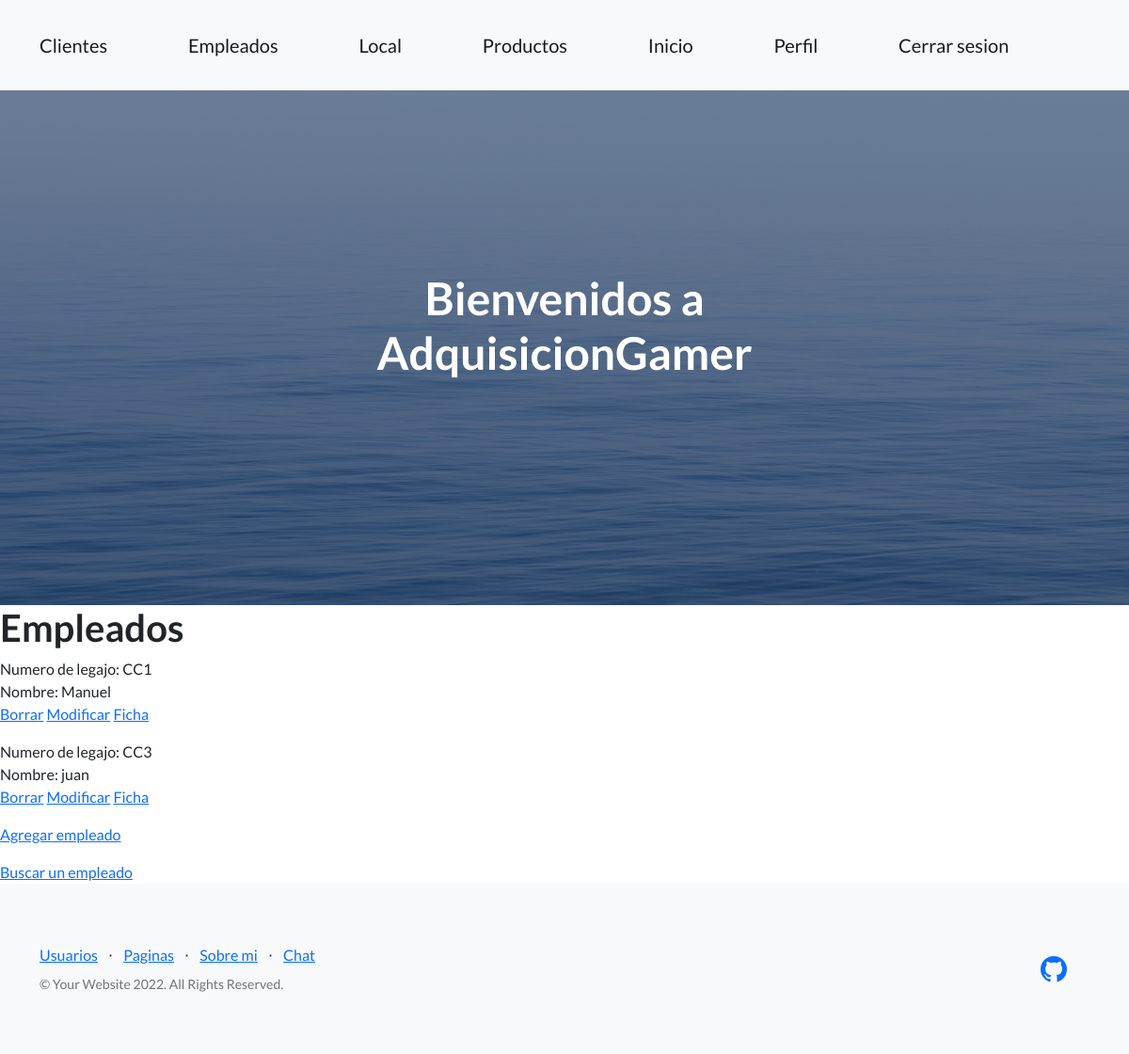
The app's page /Appfinal/empleado/ (signed in) with its own data.
### Appfinal/models.py (models this page shows, shortened)
class empleado(models.Model):
    nombre_empleado = models.CharField(max_length=40)
    email = models.EmailField()
    puesto = models.CharField(max_length=40)
    fecha_de_contratacion = models.DateTimeField(auto_now_add=True)

### Appfinal/views.py (the view)
# urls.py: path('empleado/', views.Lista_empleados.as_view(), name="empleadoInicio"),
class Lista_empleados(LoginRequiredMixin, ListView):
    model = empleado
    template_name = 'Appfinal/empleado_lista.html'

### Appfinal/templates/Appfinal/empleado_lista.html
{% extends "Appfinal/template_logueado.html" %}
{% load static %}
{% block B %}
    <h1> Empleados </h1>
    {% for a in object_list %}
        <p>
            Numero de legajo: CC{{a.id}} <br>
            Nombre: {{a.nombre_empleado}} <br>
            <a href="{% url 'empleadoEliminar' a.id %}">Borrar</a>
            <a href="{% url 'empleadoModificar' a.id %}">Modificar</a>
            <a href="{% url 'empleadoDetalle' a.id %}">Ficha</a>
        </p>
    {% endfor %}
    <p>
        <a href ="/Appfinal/crear_empleado/"> Agregar empleado </a>
    </p>
        <a href ="/Appfinal/busqueda_Empleado/"> Buscar un empleado </a>
{% endblock %}

### records on screen
empleado: id "1", nombre_empleado "Manuel"
empleado: id "3", nombre_empleado "juan"
